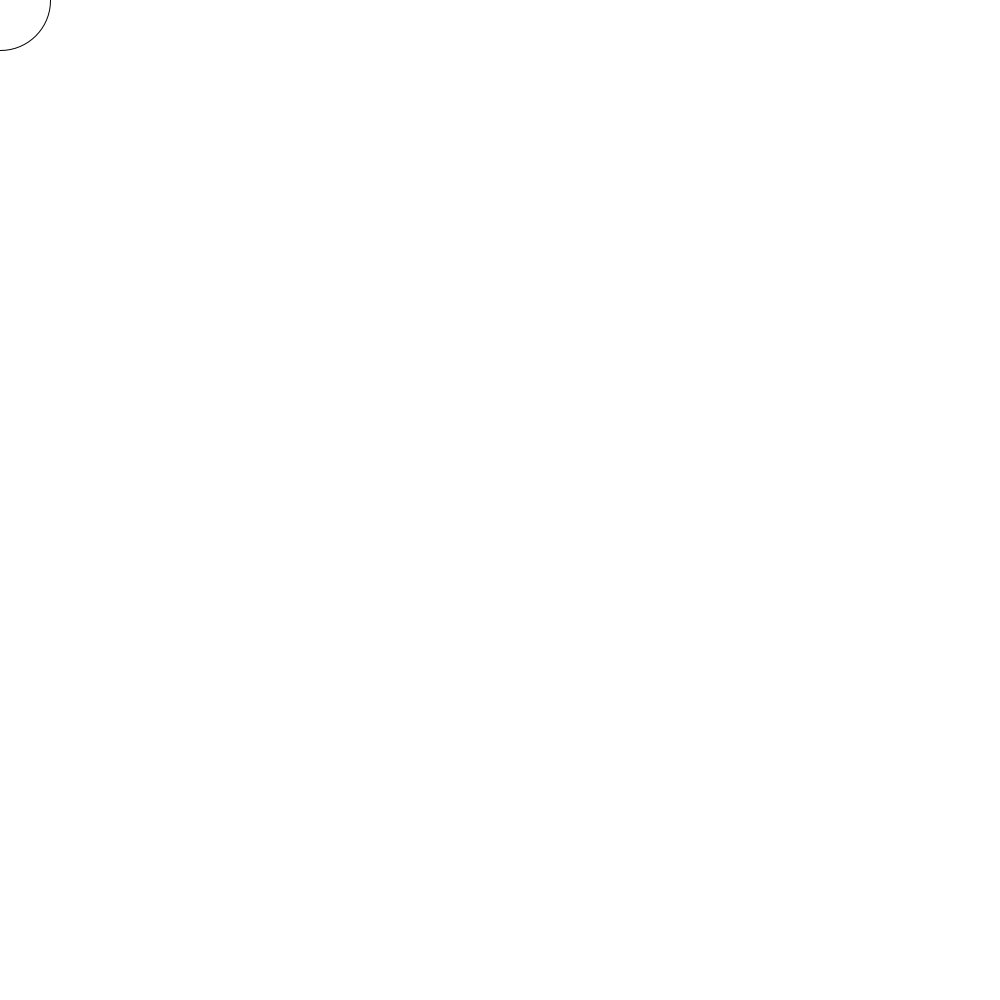
Frame 1 (no input)
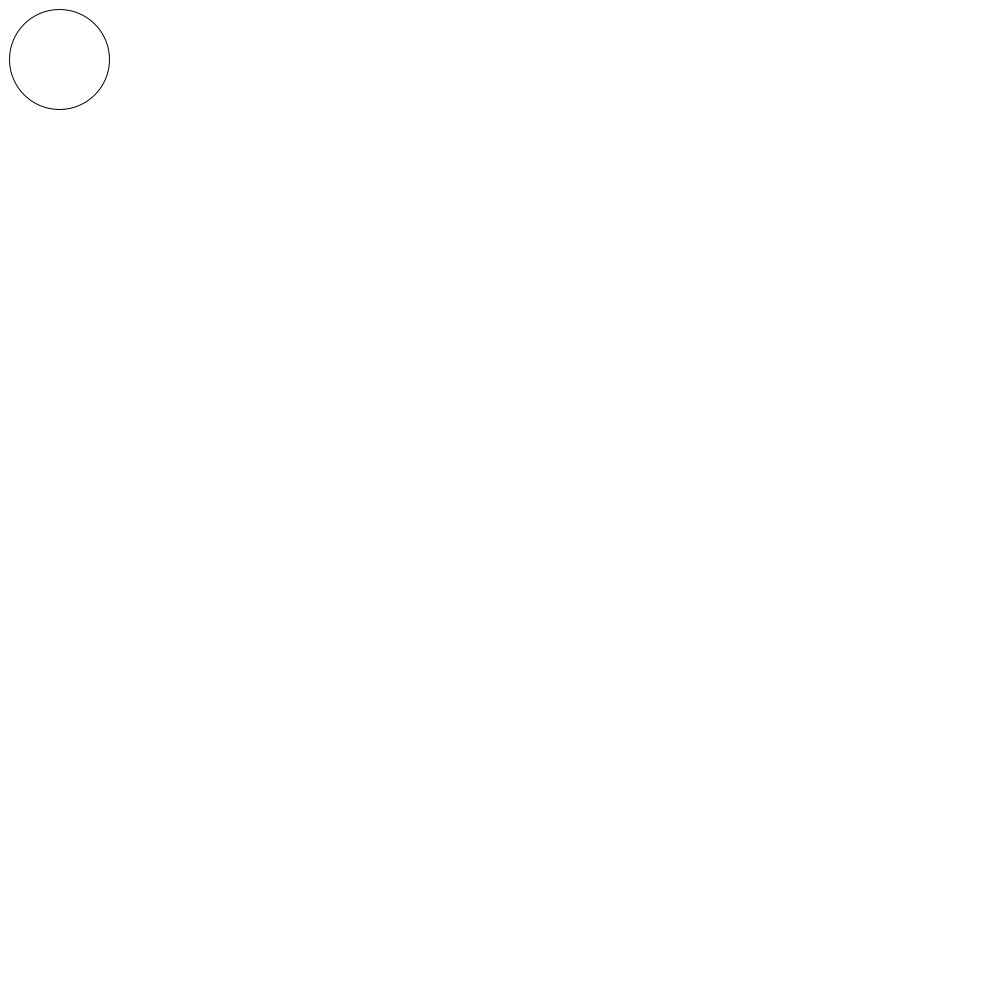
Frame 60 (the mouse pressed at the canvas centre just before this capture)
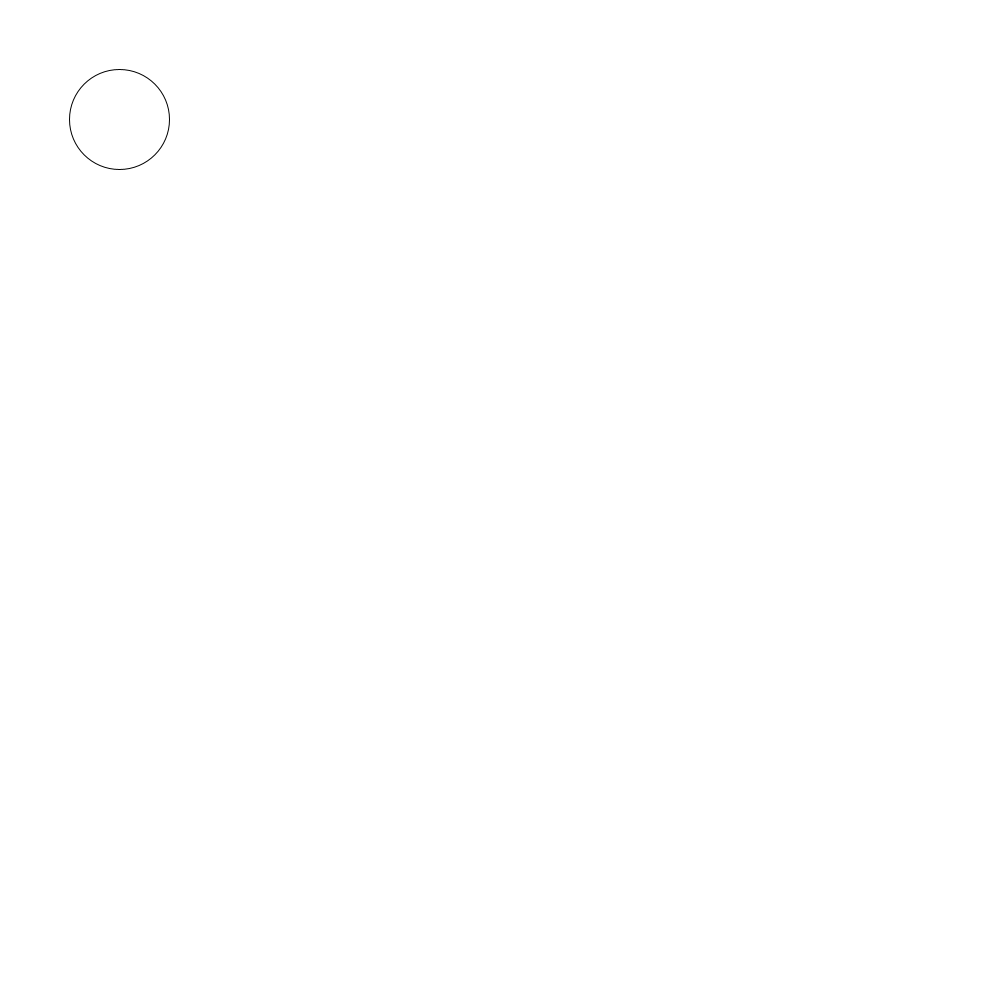
Frame 120 (the mouse held since frame 60 and released just before this capture)

The Processing sketch that drew these frames (run headless with seeded random() and noise(); from frame 60 on, the mouse is pressed at the canvas centre):

// Processing sketch: Final_Residency_Project_Object2d
// ── Final_Residency_Project_Object2d.pde
float pointX = 0;
float pointY = 0;

void setup() {
  size(1000,1000);
}

void draw() {
  background(255);
  smooth();
  if (pointX < 200 && pointY < 200) {
  pushMatrix();
  ellipse(pointX,pointY,100,100);
  pointMove1(1);
  popMatrix();
  }
  if (pointX >= 200 && pointY >= 200) {
  pushMatrix();
  ellipse((pointX)+200,(pointY)+200,100,100);
  pointMove2(1);
  popMatrix();
  }
  
}

void pointMove1(float move) {
    pointX = pointX + move;
    pointY = pointY + move;
}
void pointMove2(float move) {
    pointX = pointX - move;
    pointY = pointY + move;
}
